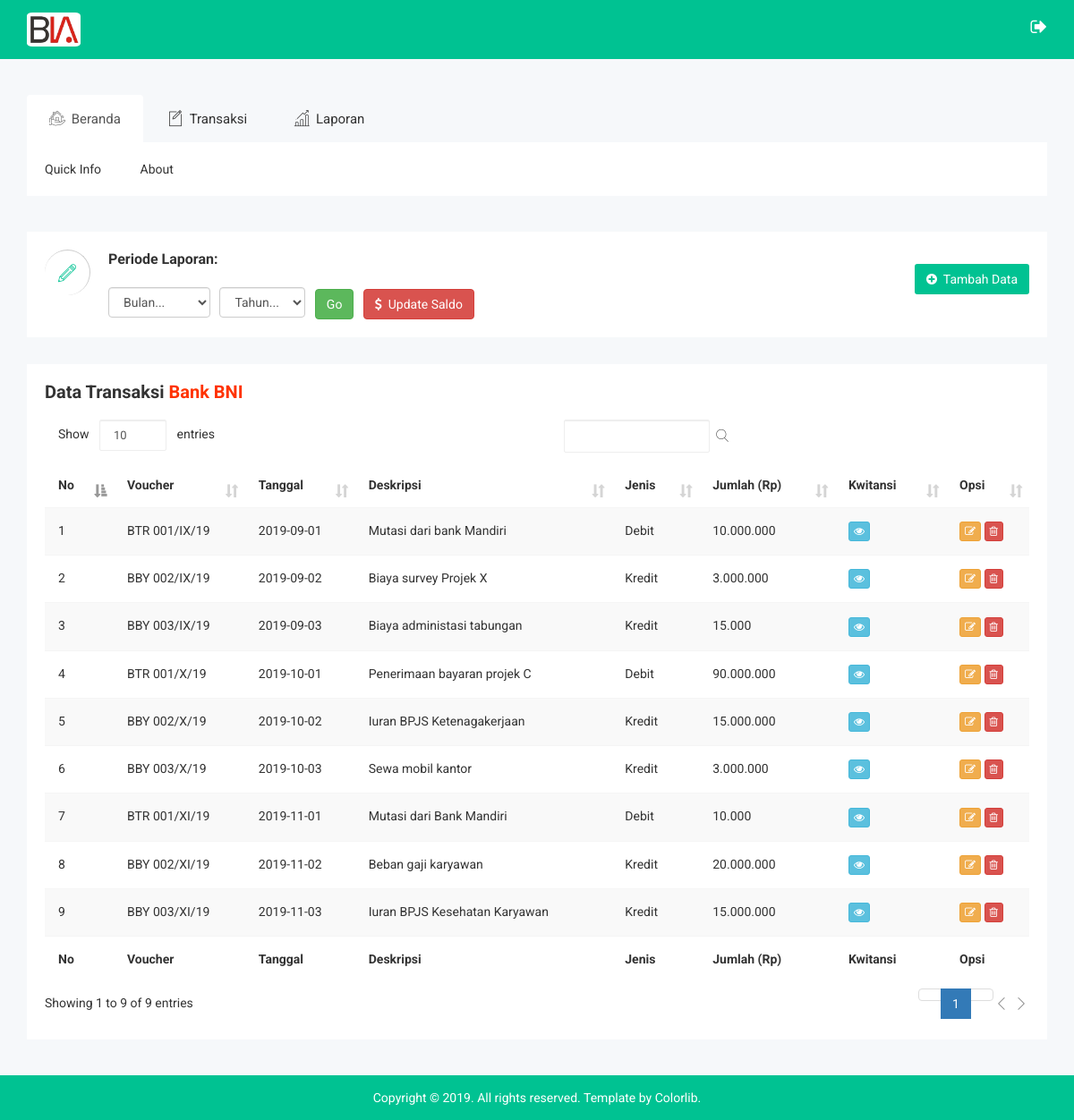
Page /views/admin/index.php?page=bank_bni (signed in) on the committed database.
### tables this page shows
CREATE TABLE `tb_transaksi` (
  `id_transaksi` varchar(13) NOT NULL,
  `no_voucher` varchar(15) NOT NULL,
  `tanggal` date NOT NULL,
  `deskripsi` varchar(150) NOT NULL,
  `jenis` varchar(6) NOT NULL,
  `jumlah` int(10) NOT NULL,
  `lokasi_dana` varchar(12) NOT NULL,
  `kwitansi_pendukung` varchar(150) DEFAULT NULL
);

### models/admin/m_bank_bni.php (called while the page is built, shortened)
<?php
class BankBni {
    private $mysqli;
    function __construct($conn) {
        $this->mysqli = $conn;
        $this->periodeBulan = '';
        $this->periodeTahun = '';
    }
    public function tampil($id = null) {
        $db     = $this->mysqli->conn;
        $sql    = "SELECT * FROM tb_transaksi";
        if($id == null) {
            $sql .= " WHERE lokasi_dana = 'Bank BNI'";
        } else if($id != null) {
            $sql .= " WHERE id_transaksi = '$id' ";
        }
        $sql .= " ORDER BY tanggal asc ";
        $query = $db->query($sql) or die ($db->error);
        return $query;
    }
}
?>

### views/admin/bank_bni.php (the view, shortened to what this page needs)
<?php
include "../../models/admin/m_bank_bni.php";
$bankbni = new BankBni($connection);
if (@$_GET['act'] == '') {
    ?>
    <div class="breadcomb-area">
        <div class="container">
            <div class="row">
                <div class="col-lg-12 col-md-12 col-sm-12 col-xs-12">
                    <div class="breadcomb-list">
                        <div class="row">
                            <div class="col-lg-6 col-md-6 col-sm-6 col-xs-12">
                                <div class="breadcomb-wp">
                                    <div class="breadcomb-icon">
                                        <i class="notika-icon notika-draft"></i>
                                    </div>
                                    <div class="breadcomb-ctn">
                                        <p style="font-size: 16px"><strong>Periode Laporan:</strong></p><br />
                                        <div class="row">
                                            <div class="col-md-12">
                                                <form name="bank_bni_show_by" action="" method="get" class="form-custom">
                                                    <select name="periode_bulan" id="periode_bulan"
                                                            class="form-control form-control-custom" required>
                                                        <option value="">Bulan...</option>
                                                    </select>&nbsp;&nbsp;
                                                    <select name="periode_tahun" id="periode_tahun"
                                                            class="form-control form-control-custom" required>
                                                        <option value="">Tahun...</option>
                                                    </select>&nbsp;&nbsp;
                                                    <button type="submit" class="btn btn-success" name="go">Go</button>
                                                </form>&nbsp;
                                                <form action="" method="POST" class="form-custom">
                                                    <button type="submit" data-placement="left" title="Update Saldo"
                                                            class="btn btn-danger" name="update_saldo"><i
                                                                class="fa fa-dollar"></i>&nbsp;&nbsp;Update Saldo
                                                    </button>
                                                </form>
                                            </div>
                                        </div>
                                    </div>
                                </div>
                            </div>
                            <div class="col-lg-6 col-md-6 col-sm-6 col-xs-3">
                                <div class="breadcomb-report">
                                    <button type="button" data-placement="left" title="Tambah Data"
                                            class="btn breadcomb-report" data-toggle="modal" data-target="#tambah"><i
                                                class="fa fa-plus-circle"></i>&nbsp;&nbsp;Tambah Data
                                    </button>
                                </div>
                            </div>
                        </div>
                    </div>
                </div>
            </div>
        </div>
    </div>
    <div class="data-table-area">
        <div class="container">
            <div class="row">
                <div class="col-lg-12 col-md-12 col-sm-12 col-xs-12">
                    <div class="data-table-list">
                        <div class="basic-tb-hd">
                            <h2>Data Transaksi <font color=#ff3300>Bank BNI</font></h2>
                        </div>
                        <div class="table-responsive">
                            <table id="datatables" class="table table-striped table-hover">
                                <thead>
                                <tr>
                                    <th>No</th>
                                    <th>Voucher</th>
                                    <th>Tanggal</th>
                                    <th>Deskripsi</th>
                                    <th>Jenis</th>
                                    <th>Jumlah (Rp)</th>
                                    <th>Kwitansi</th>
                                    <th>Opsi</th>
                                </tr>
                                </thead>
                                <tbody>
                                <?php
                                $no = 1;
                                $tampil = $bankbni->tampil();
                                while ($data = $tampil->fetch_object()) {
                                    ?>
                                    <tr>
                                        <td><?php echo $no++; ?></td>
                                        <td><?php echo $data->no_voucher; ?></td>
                                        <td><?php echo $data->tanggal; ?></td>
                                        <td><?php echo $data->deskripsi; ?></td>
                                        <td><?php echo $data->jenis; ?></td>
                                        <td><?php echo number_format($data->jumlah, 0, ",", "."); ?></td>
                                        <td>
                                            <?php
                                            $ganti_id = str_replace("/", "", $data->id_transaksi);
                                            ?>
                                            <button type="button" title="Lihat kwitansi" class="btn btn-info btn-xs"
                                                    data-toggle="modal" data-target="#lihatkwitansi<?php echo $ganti_id; ?>"><i
                                                        class="fa fa-eye"></i></button>
                                        </td>
                                        <td>
                                            <a id="edit_bank_bni" data-toggle="modal" data-target="#edit"
                                               data-id_transaksi="<?php echo $data->id_transaksi; ?>"
                                               data-no_voucher="<?php echo $data->no_voucher; ?>"
                                               data-tanggal="<?php echo $data->tanggal; ?>"
                                               data-deskripsi="<?php echo $data->deskripsi; ?>"
                                               data-jenis="<?php echo $data->jenis; ?>"
                                               data-jumlah="<?php echo $data->jumlah; ?>"
                                               data-lokasi_dana="<?php echo $data->lokasi_dana; ?>"
                                               data-kwitansi_pendukung="<?php echo $data->kwitansi_pendukung; ?>">
                                                <button class="btn btn-warning btn-xs" title="Edit data"><i
                                                            class="fa fa-edit"></i></button>
                                            </a>
                                            <a href="?page=bank_bni&act=del&id=<?php echo $data->id_transaksi; ?>"
                                               onclick="return confirm('Hapus transaksi <?php echo $data->no_voucher; ?>?')">
                                                <button class="btn btn-danger btn-xs" title="Hapus data"><i
                                                            class="fa fa-trash-o"></i></button>
                                            </a>
                                        </td>
                                    </tr>
                                <?php } ?>
                                </tbody>
                                <tfoot>
                                <tr>
                                    <th>No</th>
                                    <th>Voucher</th>
                                    <th>Tanggal</th>
                                    <th>Deskripsi</th>
                                    <th>Jenis</th>
                                    <th>Jumlah (Rp)</th>
                                    <th>Kwitansi</th>
                                    <th>Opsi</th>
                                </tr>
                                </tfoot>
                            </table>
                        </div>
                    </div>
                </div>
            </div>
        </div>
    </div>
    <?php
} else if (@$_GET['act'] == 'del') {
    $kwitansi_awal = $bankbni->tampil($_GET['id'])->fetch_object()->kwitansi_pendukung;
    unlink("../../assets/img/kwitansi/" . $kwitansi_awal);
    $bankbni->hapus($_GET['id']);
    header("location: ?page=bank_bni");
}
?>

### assets/css/main.css (style rules this page uses)
html { color: #222; font-size: 1em; line-height: 1.4; }

### views/admin/index.php (style rules this page uses)
.form-control.form-control-custom { display: inline !important; width: unset !important; }
.form-custom { display: inline !important; }

### rows in the picture
tb_transaksi: no_voucher "BTR 001/IX/19", tanggal "2019-09-01", deskripsi "Mutasi dari bank Mandiri", jenis "Debit", jumlah "10.000.000"
tb_transaksi: no_voucher "BBY 002/IX/19", tanggal "2019-09-02", deskripsi "Biaya survey Projek X", jenis "Kredit", jumlah "3.000.000"
tb_transaksi: no_voucher "BBY 003/IX/19", tanggal "2019-09-03", deskripsi "Biaya administasi tabungan", jenis "Kredit", jumlah "15.000"
tb_transaksi: no_voucher "BTR 001/X/19", tanggal "2019-10-01", deskripsi "Penerimaan bayaran projek C", jenis "Debit", jumlah "90.000.000"
tb_transaksi: no_voucher "BBY 002/X/19", tanggal "2019-10-02", deskripsi "Iuran BPJS Ketenagakerjaan", jenis "Kredit", jumlah "15.000.000"
tb_transaksi: no_voucher "BBY 003/X/19", tanggal "2019-10-03", deskripsi "Sewa mobil kantor", jenis "Kredit", jumlah "3.000.000"
tb_transaksi: no_voucher "BTR 001/XI/19", tanggal "2019-11-01", deskripsi "Mutasi dari Bank Mandiri", jenis "Debit", jumlah "10.000"
tb_transaksi: no_voucher "BBY 002/XI/19", tanggal "2019-11-02", deskripsi "Beban gaji karyawan", jenis "Kredit", jumlah "20.000.000"
tb_transaksi: no_voucher "BBY 003/XI/19", tanggal "2019-11-03", deskripsi "Iuran BPJS Kesehatan Karyawan", jenis "Kredit", jumlah "15.000.000"
